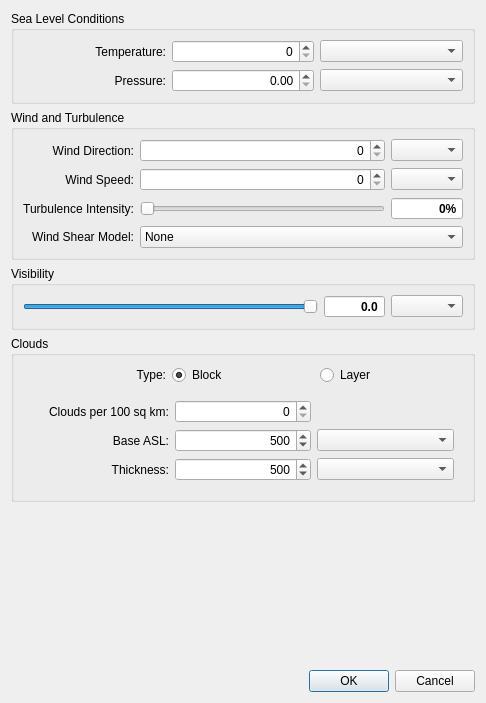
<?xml version="1.0" encoding="UTF-8"?>
<ui version="4.0">
 <class>DialogEnvr</class>
 <widget class="QDialog" name="DialogEnvr">
  <property name="geometry">
   <rect>
    <x>0</x>
    <y>0</y>
    <width>486</width>
    <height>703</height>
   </rect>
  </property>
  <property name="windowTitle">
   <string>Environment</string>
  </property>
  <property name="locale">
   <locale language="English" country="UnitedStates"/>
  </property>
  <property name="modal">
   <bool>true</bool>
  </property>
  <layout class="QGridLayout" name="gridLayout_2">
   <item row="1" column="0">
    <widget class="QGroupBox" name="groupBoxWind">
     <property name="title">
      <string>Wind and Turbulence</string>
     </property>
     <layout class="QGridLayout" name="gridLayout_5">
      <item row="0" column="0">
       <widget class="QLabel" name="labelWindDir">
        <property name="text">
         <string>Wind Direction:</string>
        </property>
        <property name="alignment">
         <set>Qt::AlignRight|Qt::AlignTrailing|Qt::AlignVCenter</set>
        </property>
        <property name="buddy">
         <cstring>spinBoxWindDir</cstring>
        </property>
       </widget>
      </item>
      <item row="1" column="0">
       <widget class="QLabel" name="labelWindSpeed">
        <property name="text">
         <string>Wind Speed:</string>
        </property>
        <property name="alignment">
         <set>Qt::AlignRight|Qt::AlignTrailing|Qt::AlignVCenter</set>
        </property>
        <property name="buddy">
         <cstring>spinBoxWindSpeed</cstring>
        </property>
       </widget>
      </item>
      <item row="0" column="1">
       <widget class="QDoubleSpinBox" name="spinBoxWindDir">
        <property name="alignment">
         <set>Qt::AlignRight|Qt::AlignTrailing|Qt::AlignVCenter</set>
        </property>
        <property name="decimals">
         <number>0</number>
        </property>
       </widget>
      </item>
      <item row="2" column="0">
       <widget class="QLabel" name="labelTurbulence">
        <property name="text">
         <string>Turbulence Intensity:</string>
        </property>
        <property name="alignment">
         <set>Qt::AlignRight|Qt::AlignTrailing|Qt::AlignVCenter</set>
        </property>
        <property name="buddy">
         <cstring>sliderTurbulence</cstring>
        </property>
       </widget>
      </item>
      <item row="3" column="0">
       <widget class="QLabel" name="labelWindShear">
        <property name="text">
         <string>Wind Shear Model:</string>
        </property>
        <property name="alignment">
         <set>Qt::AlignRight|Qt::AlignTrailing|Qt::AlignVCenter</set>
        </property>
        <property name="buddy">
         <cstring>comboWindShear</cstring>
        </property>
       </widget>
      </item>
      <item row="1" column="1">
       <widget class="QDoubleSpinBox" name="spinBoxWindSpeed">
        <property name="alignment">
         <set>Qt::AlignRight|Qt::AlignTrailing|Qt::AlignVCenter</set>
        </property>
        <property name="decimals">
         <number>0</number>
        </property>
       </widget>
      </item>
      <item row="2" column="1">
       <widget class="QSlider" name="sliderTurbulence">
        <property name="maximum">
         <number>100</number>
        </property>
        <property name="orientation">
         <enum>Qt::Horizontal</enum>
        </property>
       </widget>
      </item>
      <item row="0" column="2">
       <widget class="ComboUnitsAngle" name="comboWindDir"/>
      </item>
      <item row="1" column="2">
       <widget class="ComboUnitsVelocity" name="comboWindSpeed"/>
      </item>
      <item row="2" column="2">
       <widget class="QSpinBox" name="spinBoxTurbulence">
        <property name="font">
         <font>
          <weight>75</weight>
          <bold>true</bold>
         </font>
        </property>
        <property name="focusPolicy">
         <enum>Qt::NoFocus</enum>
        </property>
        <property name="alignment">
         <set>Qt::AlignRight|Qt::AlignTrailing|Qt::AlignVCenter</set>
        </property>
        <property name="readOnly">
         <bool>true</bool>
        </property>
        <property name="buttonSymbols">
         <enum>QAbstractSpinBox::NoButtons</enum>
        </property>
        <property name="suffix">
         <string>%</string>
        </property>
        <property name="maximum">
         <number>100</number>
        </property>
       </widget>
      </item>
      <item row="3" column="1" colspan="2">
       <widget class="QComboBox" name="comboWindShear">
        <item>
         <property name="text">
          <string>None</string>
         </property>
        </item>
        <item>
         <property name="text">
          <string>Model 1</string>
         </property>
        </item>
        <item>
         <property name="text">
          <string>Model 2</string>
         </property>
        </item>
        <item>
         <property name="text">
          <string>Model 3</string>
         </property>
        </item>
        <item>
         <property name="text">
          <string>Model 4</string>
         </property>
        </item>
       </widget>
      </item>
     </layout>
    </widget>
   </item>
   <item row="2" column="0">
    <widget class="QGroupBox" name="groupBoxVisibility">
     <property name="title">
      <string>Visibility</string>
     </property>
     <layout class="QGridLayout" name="gridLayout">
      <item row="0" column="0">
       <widget class="QSlider" name="sliderVisibility">
        <property name="minimum">
         <number>1</number>
        </property>
        <property name="maximum">
         <number>250</number>
        </property>
        <property name="value">
         <number>250</number>
        </property>
        <property name="orientation">
         <enum>Qt::Horizontal</enum>
        </property>
       </widget>
      </item>
      <item row="0" column="1">
       <widget class="QDoubleSpinBox" name="spinBoxVisibility">
        <property name="font">
         <font>
          <weight>75</weight>
          <bold>true</bold>
         </font>
        </property>
        <property name="focusPolicy">
         <enum>Qt::NoFocus</enum>
        </property>
        <property name="alignment">
         <set>Qt::AlignRight|Qt::AlignTrailing|Qt::AlignVCenter</set>
        </property>
        <property name="readOnly">
         <bool>true</bool>
        </property>
        <property name="buttonSymbols">
         <enum>QAbstractSpinBox::NoButtons</enum>
        </property>
        <property name="decimals">
         <number>1</number>
        </property>
        <property name="minimum">
         <double>0.000000000000000</double>
        </property>
        <property name="maximum">
         <double>999999.000000000000000</double>
        </property>
        <property name="singleStep">
         <double>100.000000000000000</double>
        </property>
        <property name="value">
         <double>0.000000000000000</double>
        </property>
       </widget>
      </item>
      <item row="0" column="2">
       <widget class="ComboUnitsLength" name="comboVisibility"/>
      </item>
     </layout>
    </widget>
   </item>
   <item row="4" column="0">
    <spacer name="verticalSpacer">
     <property name="orientation">
      <enum>Qt::Vertical</enum>
     </property>
     <property name="sizeHint" stdset="0">
      <size>
       <width>20</width>
       <height>175</height>
      </size>
     </property>
    </spacer>
   </item>
   <item row="5" column="0">
    <widget class="QDialogButtonBox" name="buttonBox">
     <property name="orientation">
      <enum>Qt::Horizontal</enum>
     </property>
     <property name="standardButtons">
      <set>QDialogButtonBox::Cancel|QDialogButtonBox::Ok</set>
     </property>
    </widget>
   </item>
   <item row="0" column="0">
    <widget class="QGroupBox" name="groupBoxSeaLevel">
     <property name="title">
      <string>Sea Level Conditions</string>
     </property>
     <layout class="QGridLayout" name="gridLayout_4">
      <item row="0" column="0">
       <widget class="QLabel" name="labelSeaLevelTemp">
        <property name="text">
         <string>Temperature:</string>
        </property>
        <property name="alignment">
         <set>Qt::AlignRight|Qt::AlignTrailing|Qt::AlignVCenter</set>
        </property>
        <property name="buddy">
         <cstring>spinBoxSeaLevelTemp</cstring>
        </property>
       </widget>
      </item>
      <item row="0" column="1">
       <widget class="QDoubleSpinBox" name="spinBoxSeaLevelTemp">
        <property name="alignment">
         <set>Qt::AlignRight|Qt::AlignTrailing|Qt::AlignVCenter</set>
        </property>
        <property name="decimals">
         <number>0</number>
        </property>
       </widget>
      </item>
      <item row="1" column="0">
       <widget class="QLabel" name="labelSeaLevelPress">
        <property name="text">
         <string>Pressure:</string>
        </property>
        <property name="alignment">
         <set>Qt::AlignRight|Qt::AlignTrailing|Qt::AlignVCenter</set>
        </property>
        <property name="buddy">
         <cstring>spinBoxSeaLevelPress</cstring>
        </property>
       </widget>
      </item>
      <item row="1" column="1">
       <widget class="QDoubleSpinBox" name="spinBoxSeaLevelPress">
        <property name="alignment">
         <set>Qt::AlignRight|Qt::AlignTrailing|Qt::AlignVCenter</set>
        </property>
       </widget>
      </item>
      <item row="0" column="2">
       <widget class="ComboUnitsTemperature" name="comboSeaLevelTemp"/>
      </item>
      <item row="1" column="2">
       <widget class="ComboUnitsPressure" name="comboSeaLevelPress"/>
      </item>
     </layout>
    </widget>
   </item>
   <item row="3" column="0">
    <widget class="QGroupBox" name="groupBox">
     <property name="title">
      <string>Clouds</string>
     </property>
     <layout class="QGridLayout" name="gridLayout_3">
      <item row="0" column="2">
       <widget class="QRadioButton" name="radioButtonCloudsTypeLayer">
        <property name="text">
         <string>Layer</string>
        </property>
        <attribute name="buttonGroup">
         <string notr="true">buttonGroupCloudsType</string>
        </attribute>
       </widget>
      </item>
      <item row="0" column="1">
       <widget class="QRadioButton" name="radioButtonCloudsTypeBlock">
        <property name="text">
         <string>Block</string>
        </property>
        <property name="checked">
         <bool>true</bool>
        </property>
        <attribute name="buttonGroup">
         <string notr="true">buttonGroupCloudsType</string>
        </attribute>
       </widget>
      </item>
      <item row="1" column="0" colspan="3">
       <widget class="QStackedWidget" name="stackedWidgetClouds">
        <property name="currentIndex">
         <number>0</number>
        </property>
        <widget class="QWidget" name="pageCloudsBlock">
         <layout class="QGridLayout" name="gridLayout_7">
          <item row="1" column="1">
           <widget class="QDoubleSpinBox" name="spinBoxCloudsBlockBaseASL">
            <property name="alignment">
             <set>Qt::AlignRight|Qt::AlignTrailing|Qt::AlignVCenter</set>
            </property>
            <property name="decimals">
             <number>0</number>
            </property>
            <property name="maximum">
             <double>10000.000000000000000</double>
            </property>
            <property name="value">
             <double>500.000000000000000</double>
            </property>
           </widget>
          </item>
          <item row="1" column="0">
           <widget class="QLabel" name="labelCloudsBlockBaseASL">
            <property name="text">
             <string>Base ASL:</string>
            </property>
            <property name="alignment">
             <set>Qt::AlignRight|Qt::AlignTrailing|Qt::AlignVCenter</set>
            </property>
            <property name="buddy">
             <cstring>spinBoxCloudsBlockBaseASL</cstring>
            </property>
           </widget>
          </item>
          <item row="2" column="0">
           <widget class="QLabel" name="label_4labelCloudsBlockThickness">
            <property name="text">
             <string>Thickness:</string>
            </property>
            <property name="alignment">
             <set>Qt::AlignRight|Qt::AlignTrailing|Qt::AlignVCenter</set>
            </property>
            <property name="buddy">
             <cstring>spinBoxCloudsBlockThickness</cstring>
            </property>
           </widget>
          </item>
          <item row="0" column="1">
           <widget class="QDoubleSpinBox" name="doubleSpinBoxCloudsBlockCount">
            <property name="alignment">
             <set>Qt::AlignRight|Qt::AlignTrailing|Qt::AlignVCenter</set>
            </property>
            <property name="decimals">
             <number>0</number>
            </property>
            <property name="maximum">
             <double>1.000000000000000</double>
            </property>
           </widget>
          </item>
          <item row="0" column="0">
           <widget class="QLabel" name="labelCloudsBlockCount">
            <property name="text">
             <string>Clouds per 100 sq km:</string>
            </property>
            <property name="alignment">
             <set>Qt::AlignRight|Qt::AlignTrailing|Qt::AlignVCenter</set>
            </property>
            <property name="buddy">
             <cstring>doubleSpinBoxCloudsBlockCount</cstring>
            </property>
           </widget>
          </item>
          <item row="2" column="1">
           <widget class="QDoubleSpinBox" name="spinBoxCloudsBlockThickness">
            <property name="alignment">
             <set>Qt::AlignRight|Qt::AlignTrailing|Qt::AlignVCenter</set>
            </property>
            <property name="decimals">
             <number>0</number>
            </property>
            <property name="minimum">
             <double>100.000000000000000</double>
            </property>
            <property name="maximum">
             <double>10000.000000000000000</double>
            </property>
            <property name="value">
             <double>500.000000000000000</double>
            </property>
           </widget>
          </item>
          <item row="1" column="2">
           <widget class="ComboUnitsLength" name="comboCloudsBlockBaseASL"/>
          </item>
          <item row="2" column="2">
           <widget class="ComboUnitsLength" name="comboCloudsBlockThickness"/>
          </item>
         </layout>
        </widget>
        <widget class="QWidget" name="pageCloudsLayer">
         <layout class="QGridLayout" name="gridLayout_6"/>
        </widget>
       </widget>
      </item>
      <item row="0" column="0">
       <widget class="QLabel" name="label">
        <property name="text">
         <string>Type:</string>
        </property>
        <property name="alignment">
         <set>Qt::AlignRight|Qt::AlignTrailing|Qt::AlignVCenter</set>
        </property>
       </widget>
      </item>
     </layout>
    </widget>
   </item>
  </layout>
 </widget>
 <customwidgets>
  <customwidget>
   <class>ComboUnitsAngle</class>
   <extends>QComboBox</extends>
   <header>gui/ComboUnitsAngle.h</header>
  </customwidget>
  <customwidget>
   <class>ComboUnitsVelocity</class>
   <extends>QComboBox</extends>
   <header>gui/ComboUnitsVelocity.h</header>
  </customwidget>
  <customwidget>
   <class>ComboUnitsLength</class>
   <extends>QComboBox</extends>
   <header>gui/ComboUnitsLength.h</header>
  </customwidget>
  <customwidget>
   <class>ComboUnitsTemperature</class>
   <extends>QComboBox</extends>
   <header>gui/ComboUnitsTemperature.h</header>
  </customwidget>
  <customwidget>
   <class>ComboUnitsPressure</class>
   <extends>QComboBox</extends>
   <header>gui/ComboUnitsPressure.h</header>
  </customwidget>
 </customwidgets>
 <tabstops>
  <tabstop>spinBoxSeaLevelTemp</tabstop>
  <tabstop>comboSeaLevelTemp</tabstop>
  <tabstop>spinBoxSeaLevelPress</tabstop>
  <tabstop>comboSeaLevelPress</tabstop>
  <tabstop>spinBoxWindDir</tabstop>
  <tabstop>comboWindDir</tabstop>
  <tabstop>spinBoxWindSpeed</tabstop>
  <tabstop>comboWindSpeed</tabstop>
  <tabstop>sliderTurbulence</tabstop>
  <tabstop>comboWindShear</tabstop>
  <tabstop>sliderVisibility</tabstop>
  <tabstop>comboVisibility</tabstop>
  <tabstop>radioButtonCloudsTypeBlock</tabstop>
  <tabstop>radioButtonCloudsTypeLayer</tabstop>
  <tabstop>doubleSpinBoxCloudsBlockCount</tabstop>
  <tabstop>spinBoxCloudsBlockBaseASL</tabstop>
  <tabstop>comboCloudsBlockBaseASL</tabstop>
  <tabstop>spinBoxCloudsBlockThickness</tabstop>
  <tabstop>comboCloudsBlockThickness</tabstop>
 </tabstops>
 <resources/>
 <connections>
  <connection>
   <sender>buttonBox</sender>
   <signal>accepted()</signal>
   <receiver>DialogEnvr</receiver>
   <slot>accept()</slot>
   <hints>
    <hint type="sourcelabel">
     <x>257</x>
     <y>667</y>
    </hint>
    <hint type="destinationlabel">
     <x>157</x>
     <y>274</y>
    </hint>
   </hints>
  </connection>
  <connection>
   <sender>buttonBox</sender>
   <signal>rejected()</signal>
   <receiver>DialogEnvr</receiver>
   <slot>reject()</slot>
   <hints>
    <hint type="sourcelabel">
     <x>325</x>
     <y>667</y>
    </hint>
    <hint type="destinationlabel">
     <x>286</x>
     <y>274</y>
    </hint>
   </hints>
  </connection>
 </connections>
 <buttongroups>
  <buttongroup name="buttonGroupCloudsType"/>
 </buttongroups>
</ui>
